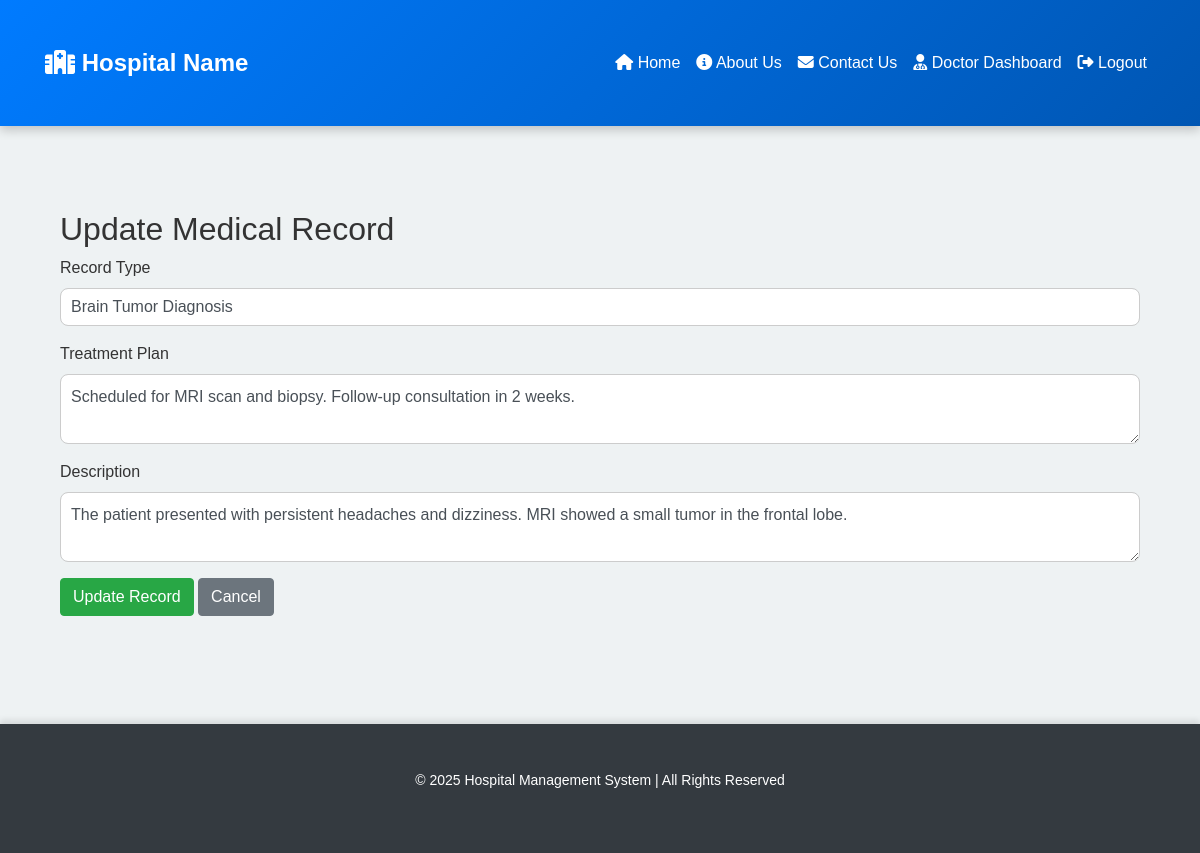
Page /doctor/update_medical_record/1 (signed in) on the committed database.
### app/models.py (models this page shows)
class MedicalRecord(db.Model):
    __tablename__ = 'medical_record'
    id = db.Column(db.Integer, primary_key=True)
    patient_id = db.Column(db.Integer, db.ForeignKey('patient.id'), nullable=False)
    doctor_id = db.Column(db.Integer, db.ForeignKey('doctor.id'), nullable=False)
    record_type = db.Column(db.String(100), nullable=False)
    record_date = db.Column(db.DateTime, default=datetime.utcnow)
    treatment_plan = db.Column(db.Text, nullable=False)
    description = db.Column(db.Text, nullable=True)
    patient = db.relationship('Patient', back_populates='medical_records')
    doctor = db.relationship('Doctor', back_populates='medical_records')

### app/routes.py (the view, shortened to what this page needs)
@doctor_routes.route('/update_medical_record/<int:medical_record_id>', methods=['GET', 'POST'])
@login_required
def update_medical_record(medical_record_id):
    record = MedicalRecord.query.get_or_404(medical_record_id)
    if current_user.role.name.lower() != 'doctor' or record.doctor.user_id != current_user.id:
        flash("Unauthorized access!", "danger")
        return redirect(url_for('doctor_routes.medical_records', patient_id=record.patient_id))
    return render_template("update_medical_record.html", record=record)

### app/__init__.py (called while the page is built)
@login_manager.user_loader
def load_user(user_id):
    return User.query.get(int(user_id))

### app/templates/update_medical_record.html
{% extends "base.html" %}
{% block content %}
<div class="container">
    <h2>Update Medical Record</h2>
    <form method="POST">
        <div class="mb-3">
            <label for="record_type" class="form-label">Record Type</label>
            <input type="text" id="record_type" name="record_type" class="form-control" value="{{ record.record_type }}" required>
        </div>
        <div class="mb-3">
            <label for="treatment_plan" class="form-label">Treatment Plan</label>
            <textarea id="treatment_plan" name="treatment_plan" class="form-control" required>{{ record.treatment_plan }}</textarea>
        </div>
        <div class="mb-3">
            <label for="description" class="form-label">Description</label>
            <textarea id="description" name="description" class="form-control">{{ record.description }}</textarea>
        </div>
        <button type="submit" class="btn btn-success">Update Record</button>
        <a href="{{ url_for('doctor_routes.medical_records', patient_id=record.patient_id) }}" class="btn btn-secondary">Cancel</a>
    </form>
</div>
{% endblock content %}

### app/static/css/styles.css (style rules this page uses)
body { font-family: 'Poppins', sans-serif; background-color: #eef2f3; color: #333; margin: 0; padding: 0; }
.container { padding-top: 30px; padding-bottom: 30px; }
.form-control { border-radius: 8px; border: 1px solid #ccc; padding: 10px; transition: all 0.3s ease-in-out; }

### rows in the picture
MedicalRecord: record_type "Brain Tumor Diagnosis", treatment_plan "Scheduled for MRI scan and biopsy. Follow-up consultation in 2 weeks.", description "The patient presented with persistent headaches and dizziness. MRI showed a small tumor in the frontal lobe."
